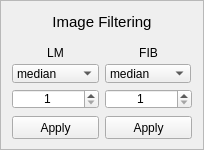
           <widget class="QFrame" name="frame_Filter">
            <property name="enabled">
             <bool>true</bool>
            </property>
            <property name="minimumSize">
             <size>
              <width>100</width>
              <height>121</height>
             </size>
            </property>
            <property name="maximumSize">
             <size>
              <width>400</width>
              <height>10000</height>
             </size>
            </property>
            <property name="autoFillBackground">
             <bool>false</bool>
            </property>
            <property name="frameShape">
             <enum>QFrame::StyledPanel</enum>
            </property>
            <property name="frameShadow">
             <enum>QFrame::Raised</enum>
            </property>
            <layout class="QGridLayout" name="gridLayout_3">
             <item row="5" column="0">
              <widget class="QComboBox" name="comboBox_Filter_Type_LM">
               <property name="minimumSize">
                <size>
                 <width>87</width>
                 <height>19</height>
                </size>
               </property>
               <property name="maximumSize">
                <size>
                 <width>87</width>
                 <height>19</height>
                </size>
               </property>
               <item>
                <property name="text">
                 <string>median</string>
                </property>
               </item>
               <item>
                <property name="text">
                 <string>gaussian</string>
                </property>
               </item>
              </widget>
             </item>
             <item row="0" column="0" colspan="2">
              <widget class="QLabel" name="label_Filter">
               <property name="minimumSize">
                <size>
                 <width>160</width>
                 <height>20</height>
                </size>
               </property>
               <property name="maximumSize">
                <size>
                 <width>400</width>
                 <height>20</height>
                </size>
               </property>
               <property name="font">
                <font>
                 <pointsize>11</pointsize>
                </font>
               </property>
               <property name="text">
                <string>Image Filtering</string>
               </property>
               <property name="alignment">
                <set>Qt::AlignCenter</set>
               </property>
              </widget>
             </item>
             <item row="4" column="0">
              <widget class="QLabel" name="label_Filter_LM">
               <property name="minimumSize">
                <size>
                 <width>77</width>
                 <height>20</height>
                </size>
               </property>
               <property name="maximumSize">
                <size>
                 <width>400</width>
                 <height>10</height>
                </size>
               </property>
               <property name="layoutDirection">
                <enum>Qt::LeftToRight</enum>
               </property>
               <property name="text">
                <string>LM</string>
               </property>
               <property name="alignment">
                <set>Qt::AlignCenter</set>
               </property>
              </widget>
             </item>
             <item row="6" column="0">
              <widget class="QSpinBox" name="spinBox_Filter_LM">
               <property name="minimumSize">
                <size>
                 <width>77</width>
                 <height>20</height>
                </size>
               </property>
               <property name="maximumSize">
                <size>
                 <width>400</width>
                 <height>20</height>
                </size>
               </property>
               <property name="alignment">
                <set>Qt::AlignCenter</set>
               </property>
               <property name="minimum">
                <number>1</number>
               </property>
               <property name="singleStep">
                <number>2</number>
               </property>
              </widget>
             </item>
             <item row="8" column="0">
              <widget class="QPushButton" name="pushButton_Filter_LM">
               <property name="minimumSize">
                <size>
                 <width>87</width>
                 <height>23</height>
                </size>
               </property>
               <property name="maximumSize">
                <size>
                 <width>87</width>
                 <height>20</height>
                </size>
               </property>
               <property name="text">
                <string>Apply</string>
               </property>
              </widget>
             </item>
             <item row="4" column="1">
              <widget class="QLabel" name="label_Filter_FIB">
               <property name="minimumSize">
                <size>
                 <width>77</width>
                 <height>20</height>
                </size>
               </property>
               <property name="maximumSize">
                <size>
                 <width>400</width>
                 <height>10</height>
                </size>
               </property>
               <property name="layoutDirection">
                <enum>Qt::LeftToRight</enum>
               </property>
               <property name="text">
                <string>FIB</string>
               </property>
               <property name="alignment">
                <set>Qt::AlignCenter</set>
               </property>
              </widget>
             </item>
             <item row="8" column="1">
              <widget class="QPushButton" name="pushButton_Filter_FIB">
               <property name="minimumSize">
                <size>
                 <width>87</width>
                 <height>23</height>
                </size>
               </property>
               <property name="maximumSize">
                <size>
                 <width>87</width>
                 <height>20</height>
                </size>
               </property>
               <property name="text">
                <string>Apply</string>
               </property>
              </widget>
             </item>
             <item row="6" column="1">
              <widget class="QSpinBox" name="spinBox_Filter_FIB">
               <property name="minimumSize">
                <size>
                 <width>77</width>
                 <height>20</height>
                </size>
               </property>
               <property name="maximumSize">
                <size>
                 <width>400</width>
                 <height>20</height>
                </size>
               </property>
               <property name="alignment">
                <set>Qt::AlignCenter</set>
               </property>
               <property name="minimum">
                <number>1</number>
               </property>
               <property name="singleStep">
                <number>2</number>
               </property>
              </widget>
             </item>
             <item row="5" column="1">
              <widget class="QComboBox" name="comboBox_Filter_Type_FIB">
               <property name="minimumSize">
                <size>
                 <width>86</width>
                 <height>19</height>
                </size>
               </property>
               <property name="maximumSize">
                <size>
                 <width>86</width>
                 <height>19</height>
                </size>
               </property>
               <item>
                <property name="text">
                 <string>median</string>
                </property>
               </item>
               <item>
                <property name="text">
                 <string>gaussian</string>
                </property>
               </item>
              </widget>
             </item>
            </layout>
           </widget>
